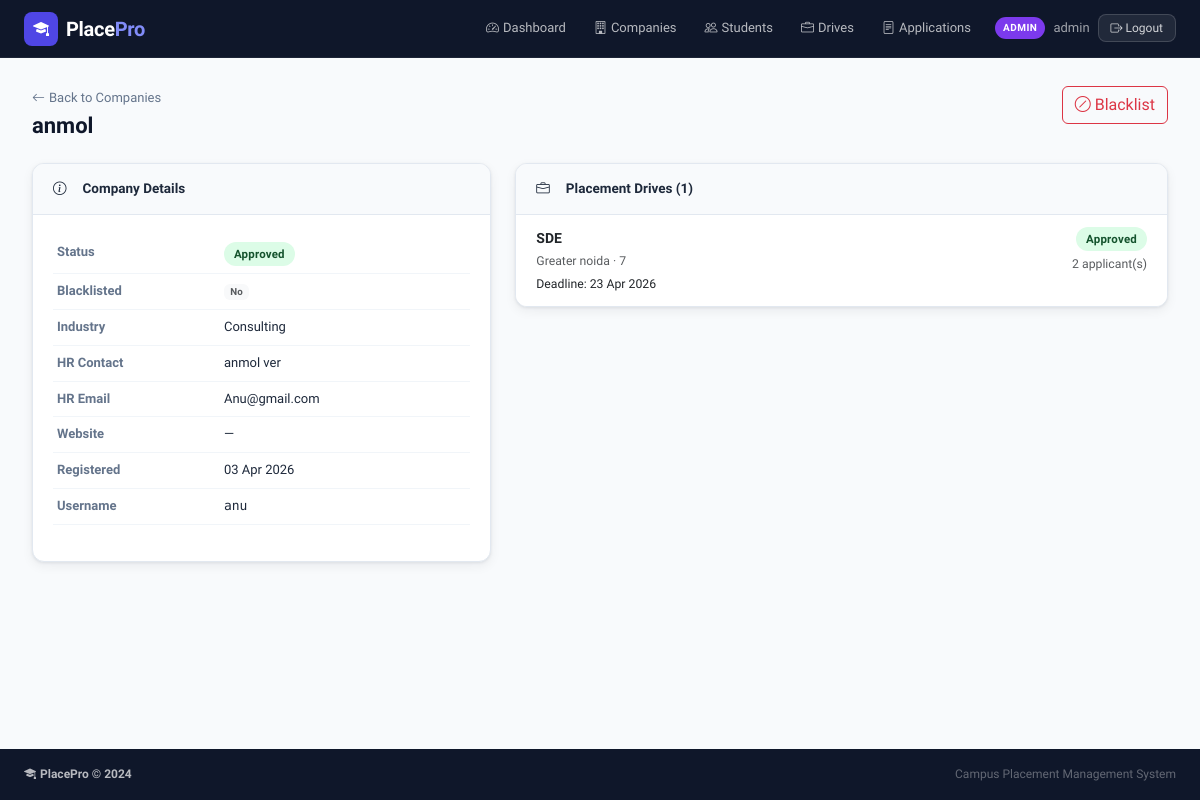
Screenshot of /admin/companies/1 (signed in) with the database file from the repository.
### tables this page shows
CREATE TABLE users (
        id INTEGER PRIMARY KEY AUTOINCREMENT,
        username TEXT UNIQUE NOT NULL,
        email TEXT UNIQUE NOT NULL,
        password_hash TEXT NOT NULL,
        role TEXT NOT NULL,
        is_active INTEGER DEFAULT 1,
        created_at TEXT DEFAULT (datetime('now'))
    );

CREATE TABLE companies (
        id INTEGER PRIMARY KEY AUTOINCREMENT,
        user_id INTEGER UNIQUE NOT NULL REFERENCES users(id) ON DELETE CASCADE,
        company_name TEXT NOT NULL,
        hr_contact TEXT,
        hr_email TEXT,
        website TEXT,
        description TEXT,
        industry TEXT,
        approval_status TEXT DEFAULT 'pending',
        is_blacklisted INTEGER DEFAULT 0,
        created_at TEXT DEFAULT (datetime('now'))
    );

CREATE TABLE placement_drives (
        id INTEGER PRIMARY KEY AUTOINCREMENT,
        company_id INTEGER NOT NULL REFERENCES companies(id) ON DELETE CASCADE,
        job_title TEXT NOT NULL,
        job_description TEXT,
        eligibility_criteria TEXT,
        package TEXT,
        location TEXT,
        application_deadline TEXT,
        status TEXT DEFAULT 'pending',
        created_at TEXT DEFAULT (datetime('now'))
    );

### app.py (the view)
@app.route('/admin/companies/<int:cid>')
@login_required
@admin_required
def admin_company_detail(cid):
    company = query("SELECT c.*,u.username FROM companies c JOIN users u ON u.id=c.user_id WHERE c.id=?", [cid], one=True)
    if not company: abort(404)
    drives = query("""SELECT d.*,
                      (SELECT COUNT(*) FROM applications a WHERE a.drive_id=d.id) app_count
                      FROM placement_drives d WHERE d.company_id=? ORDER BY d.created_at DESC""", [cid])
    return render_template('admin/company_detail.html', company=company, drives=drives)

### app.py (called while the page is built)
@app.template_filter('fmtdate')
def fmtdate(s):
    if not s: return '—'
    try:
        s = str(s)[:10]
        from datetime import datetime
        return datetime.strptime(s, '%Y-%m-%d').strftime('%d %b %Y')
    except Exception:
        return str(s)[:10]

def get_db():
    if 'db' not in g:
        g.db = sqlite3.connect(DATABASE)
        g.db.row_factory = sqlite3.Row
        g.db.execute("PRAGMA foreign_keys = ON")
    return g.db

def query(sql, args=(), one=False):
    cur = get_db().execute(sql, args)
    rv = cur.fetchall()
    return (rv[0] if rv else None) if one else rv

def current_user():
    uid = session.get('user_id')
    if uid is None:
        return None
    return query("SELECT * FROM users WHERE id=?", [uid], one=True)

def login_required(f):
    @wraps(f)
    def dec(*a, **kw):
        if not session.get('user_id'):
            flash('Please log in to access this page.', 'warning')
            return redirect(url_for('login'))
        return f(*a, **kw)
    return dec

def admin_required(f):
    @wraps(f)
    def dec(*a, **kw):
        u = current_user()
        if not u or u['role'] != 'admin':
            flash('Admin access required.', 'danger')
            return redirect(url_for('login'))
        return f(*a, **kw)
    return dec

@app.context_processor
def inject_user():
    u = current_user()
    return dict(current_user=u)

### templates/admin/company_detail.html (shortened to what this page needs)
{% extends "base.html" %}
{% block content %}
<div class="pp-page">
  <div class="pp-page-header">
    <div>
      <a href="{{ url_for('admin_companies') }}" class="back-link"><i class="bi bi-arrow-left me-1"></i>Back to Companies</a>
      <h4 class="pp-page-title mt-1">{{ company['company_name'] }}</h4>
    </div>
    <div class="d-flex gap-2">
      <form method="POST" action="{{ url_for('admin_blacklist_company', cid=company['id']) }}" class="d-inline">
        <button class="btn {% if company['is_blacklisted'] %}btn-secondary{% else %}btn-outline-danger{% endif %}">
          <i class="bi bi-{% if company['is_blacklisted'] %}unlock{% else %}slash-circle{% endif %} me-1"></i>{% if company['is_blacklisted'] %}Unblacklist{% else %}Blacklist{% endif %}
        </button>
      </form>
    </div>
  </div>
  <div class="row g-4">
    <div class="col-md-5">
      <div class="pp-card">
        <div class="pp-card-header"><i class="bi bi-info-circle me-2"></i>Company Details</div>
        <div class="pp-card-body">
          <table class="table pp-detail-table">
            <tr><th>Status</th><td><span class="status-badge status-{{ company['approval_status'] }}">{{ company['approval_status']|capitalize }}</span></td></tr>
            <tr><th>Blacklisted</th><td>{% if company['is_blacklisted'] %}<span class="badge bg-danger">Yes</span>{% else %}<span class="badge bg-light text-muted">No</span>{% endif %}</td></tr>
            <tr><th>Industry</th><td>{{ company['industry'] or '—' }}</td></tr>
            <tr><th>HR Contact</th><td>{{ company['hr_contact'] or '—' }}</td></tr>
            <tr><th>HR Email</th><td>{{ company['hr_email'] or '—' }}</td></tr>
            <tr><th>Website</th><td>{% if company['website'] %}<a href="{{ company['website'] }}" target="_blank">{{ company['website'] }}</a>{% else %}—{% endif %}</td></tr>
            <tr><th>Registered</th><td>{{ company['created_at']|fmtdate }}</td></tr>
            <tr><th>Username</th><td class="mono">{{ company['username'] }}</td></tr>
          </table>
        </div>
      </div>
    </div>
    <div class="col-md-7">
      <div class="pp-card">
        <div class="pp-card-header"><i class="bi bi-briefcase me-2"></i>Placement Drives ({{ drives|length }})</div>
        <div class="pp-card-body p-0">
          {% if drives %}
          <div class="list-group list-group-flush">
            {% for d in drives %}
            <div class="list-group-item pp-list-item">
              <div class="d-flex justify-content-between align-items-start">
                <div>
                  <div class="fw-600">{{ d['job_title'] }}</div>
                  <small class="text-muted">{{ d['location'] or 'Remote' }} · {{ d['package'] or 'Package TBD' }}</small>
                  <br><small>Deadline: {{ d['application_deadline']|fmtdate if d['application_deadline'] else '—' }}</small>
                </div>
                <div class="d-flex flex-column align-items-end gap-1">
                  <span class="status-badge status-{{ d['status'] }}">{{ d['status']|capitalize }}</span>
                  <small class="text-muted">{{ d['app_count'] }} applicant(s)</small>
                </div>
              </div>
            </div>
            {% endfor %}
          </div>
          {% else %}<div class="pp-empty">No drives posted yet.</div>{% endif %}
        </div>
      </div>
    </div>
  </div>
</div>
{% endblock %}

### templates/base.html (shortened to what this page needs)
<!DOCTYPE html>
<html lang="en">
<head>
  <link rel="stylesheet" href="https://cdn.jsdelivr.net/npm/bootstrap@5.3.2/dist/css/bootstrap.min.css"/>
  <link rel="stylesheet" href="https://cdn.jsdelivr.net/npm/bootstrap-icons@1.11.3/font/bootstrap-icons.min.css"/>
  <link rel="stylesheet" href="{{ url_for('static', filename='css/style.css') }}"/>
</head>
<body>
<nav class="navbar navbar-expand-lg pp-navbar sticky-top">
  <div class="container-fluid px-4">
    <a class="navbar-brand d-flex align-items-center gap-2" href="{{ url_for('index') }}">
      <span class="brand-icon"><i class="bi bi-mortarboard-fill"></i></span>
      <span class="brand-text">Place<span class="brand-accent">Pro</span></span>
    </a>
    <div class="collapse navbar-collapse" id="navMain">
      <ul class="navbar-nav ms-auto align-items-center gap-1">
        {% if current_user %}
          {% if current_user['role'] == 'admin' %}
            <li class="nav-item"><a class="nav-link" href="{{ url_for('admin_dashboard') }}"><i class="bi bi-speedometer2 me-1"></i>Dashboard</a></li>
            <li class="nav-item"><a class="nav-link" href="{{ url_for('admin_companies') }}"><i class="bi bi-building me-1"></i>Companies</a></li>
            <li class="nav-item"><a class="nav-link" href="{{ url_for('admin_students') }}"><i class="bi bi-people me-1"></i>Students</a></li>
            <li class="nav-item"><a class="nav-link" href="{{ url_for('admin_drives') }}"><i class="bi bi-briefcase me-1"></i>Drives</a></li>
            <li class="nav-item"><a class="nav-link" href="{{ url_for('admin_applications') }}"><i class="bi bi-file-text me-1"></i>Applications</a></li>
          {% elif current_user['role'] == 'company' %}
            <li class="nav-item"><a class="nav-link" href="{{ url_for('company_dashboard') }}"><i class="bi bi-speedometer2 me-1"></i>Dashboard</a></li>
            <li class="nav-item"><a class="nav-link" href="{{ url_for('company_create_drive') }}"><i class="bi bi-plus-circle me-1"></i>New Drive</a></li>
          {% endif %}
          <li class="nav-item ms-2">
            <div class="d-flex align-items-center gap-2">
              <span class="role-badge role-{{ current_user['role'] }}">{{ current_user['role']|upper }}</span>
              <span class="nav-username">{{ current_user['username'] }}</span>
              <a href="{{ url_for('logout') }}" class="btn btn-sm btn-logout">
                <i class="bi bi-box-arrow-right"></i> Logout
              </a>
            </div>
          </li>
        {% endif %}
      </ul>
    </div>
  </div>
</nav>
<main class="pp-main">
  {% block content %}{% endblock %}
</main>
<footer class="pp-footer mt-auto">
  <div class="container-fluid px-4">
    <div class="d-flex flex-wrap justify-content-between align-items-center py-3">
      <span class="footer-brand"><i class="bi bi-mortarboard-fill me-1"></i>PlacePro &copy; {{ 2024 }}</span>
      <span class="footer-sub">Campus Placement Management System</span>
    </div>
  </div>
</footer>
</body>
</html>

### static/css/style.css (style rules this page uses)
:root { --pp-navy: #0f172a; --pp-navy-2: #1e293b; --pp-navy-3: #334155; --pp-indigo: #4f46e5; --pp-indigo-h: #4338ca; --pp-indigo-l: #eef2ff; --pp-green: #16a34a; --pp-green-l: #dcfce7; --pp-amber: #d97706; --pp-amber-l: #fef3c7; --pp-rose: #e11d48; --pp-rose-l: #ffe4e6; --pp-slate: #64748b; --pp-border: #e2e8f0; --pp-bg: #f8fafc; --pp-white: #ffffff; --pp-shadow: 0 1px 3px rgba(15,23,42,.08), 0 4px 12px rgba(15,23,42,.06); --pp-shadow-md:0 4px 16px rgba(15,23,42,.12), 0 1px 4px rgba(15,23,42,.06); --pp-radius: 12px; --pp-radius-sm:8px; --pp-transition: all 0.2s cubic-bezier(.4,0,.2,1); }
*, *::before, *::after { box-sizing: border-box; }
body { font-family: 'Sora', system-ui, sans-serif; background: var(--pp-bg); color: var(--pp-navy); min-height: 100vh; display: flex; flex-direction: column; font-size: 14px; line-height: 1.6; }
.mono { font-family: 'DM Mono', monospace; }
.fw-600 { font-weight: 600; }
.pp-navbar { background: var(--pp-navy); border-bottom: 1px solid rgba(255,255,255,.06); padding: 0 0; min-height: 58px; z-index: 1030; }
.brand-icon { display: inline-flex; align-items: center; justify-content: center; width: 34px; height: 34px; background: var(--pp-indigo); border-radius: 8px; color: #fff; font-size: 16px; }
.brand-text { font-size: 20px; font-weight: 700; color: #fff; letter-spacing: -0.3px; }
.brand-accent { color: #818cf8; }
.pp-navbar .nav-link { color: rgba(255,255,255,.7) !important; font-size: 13px; font-weight: 500; padding: 6px 12px !important; border-radius: var(--pp-radius-sm); transition: var(--pp-transition); }
.role-badge { font-size: 10px; font-weight: 700; padding: 3px 8px; border-radius: 20px; letter-spacing: .5px; }
.role-admin { background: #7c3aed; color: #fff; }
.nav-username { color: rgba(255,255,255,.6); font-size: 13px; }
.btn-logout { background: rgba(255,255,255,.08); border: 1px solid rgba(255,255,255,.15); color: rgba(255,255,255,.8) !important; font-size: 12px; padding: 4px 12px; border-radius: var(--pp-radius-sm); transition: var(--pp-transition); }
.pp-main { flex: 1; }
.pp-footer { background: var(--pp-navy); color: rgba(255,255,255,.5); font-size: 12px; margin-top: auto; }
.footer-brand { font-weight: 600; color: rgba(255,255,255,.7); }
.footer-sub { color: rgba(255,255,255,.35); }
.pp-page { padding: 28px 32px; max-width: 1280px; margin: 0 auto; }
.pp-page-header { display: flex; justify-content: space-between; align-items: flex-start; margin-bottom: 24px; flex-wrap: wrap; gap: 12px; }
.pp-page-title { font-size: 22px; font-weight: 700; margin: 0; color: var(--pp-navy); }
.pp-card { background: var(--pp-white); border: 1px solid var(--pp-border); border-radius: var(--pp-radius); box-shadow: var(--pp-shadow); overflow: hidden; }
.pp-card-header { background: #f8fafc; border-bottom: 1px solid var(--pp-border); padding: 14px 20px; font-weight: 600; font-size: 13.5px; color: var(--pp-navy-2); display: flex; align-items: center; gap: 8px; }
.pp-card-body { padding: 20px; }
.pp-detail-table { font-size: 13px; }
.pp-detail-table th { font-weight: 600; color: var(--pp-slate); width: 40%; padding: 7px 4px; border: none; }
.pp-detail-table td { padding: 7px 4px; border: none; color: var(--pp-navy-2); }
.pp-detail-table tr { border-bottom: 1px solid #f1f5f9; }
.status-badge { display: inline-block; padding: 3px 10px; border-radius: 20px; font-size: 11.5px; font-weight: 600; letter-spacing: .2px; }
.status-approved { background: var(--pp-green-l); color: #14532d; }
.pp-list-item { padding: 12px 20px; border-bottom: 1px solid #f1f5f9; transition: var(--pp-transition); }
.pp-list-item:last-child { border-bottom: none; }
.back-link { color: var(--pp-slate); font-size: 13px; text-decoration: none; font-weight: 500; }

### rows the page displays
users: role "ADMIN", username "admin"
companies: company_name "anmol", approval_status "Approved", industry "Consulting", hr_contact "anmol ver", hr_email "Anu@gmail.com", created_at|fmtdate "03 Apr 2026"
users: username "anu"
placement_drives: job_title "SDE", location "Greater noida", package "7", application_deadline|fmtdate "23 Apr 2026", status "Approved", app_count "2"

### other values shown
{{ drives|length }} "1"
{{ 2024 }} "2024"
